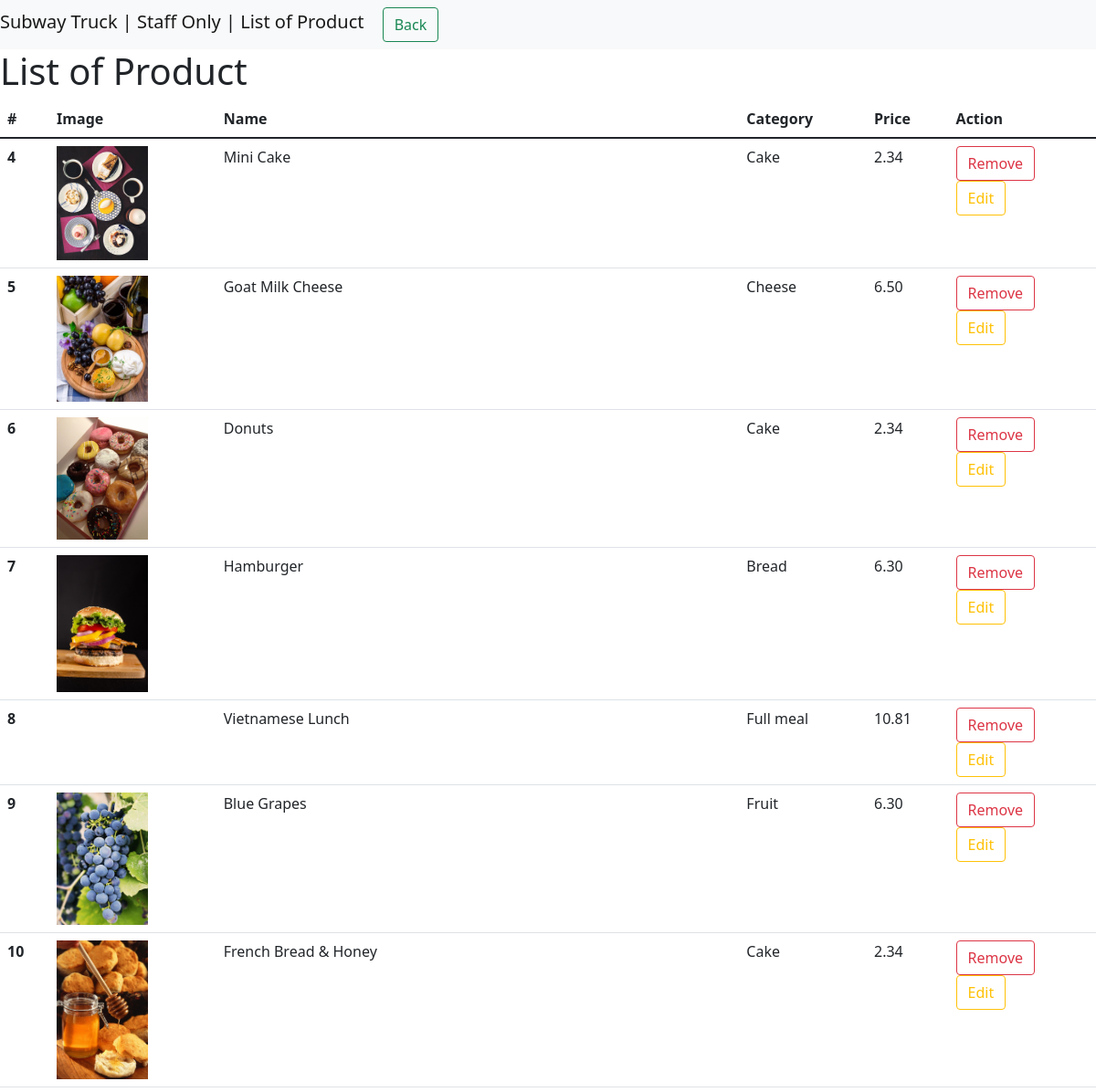
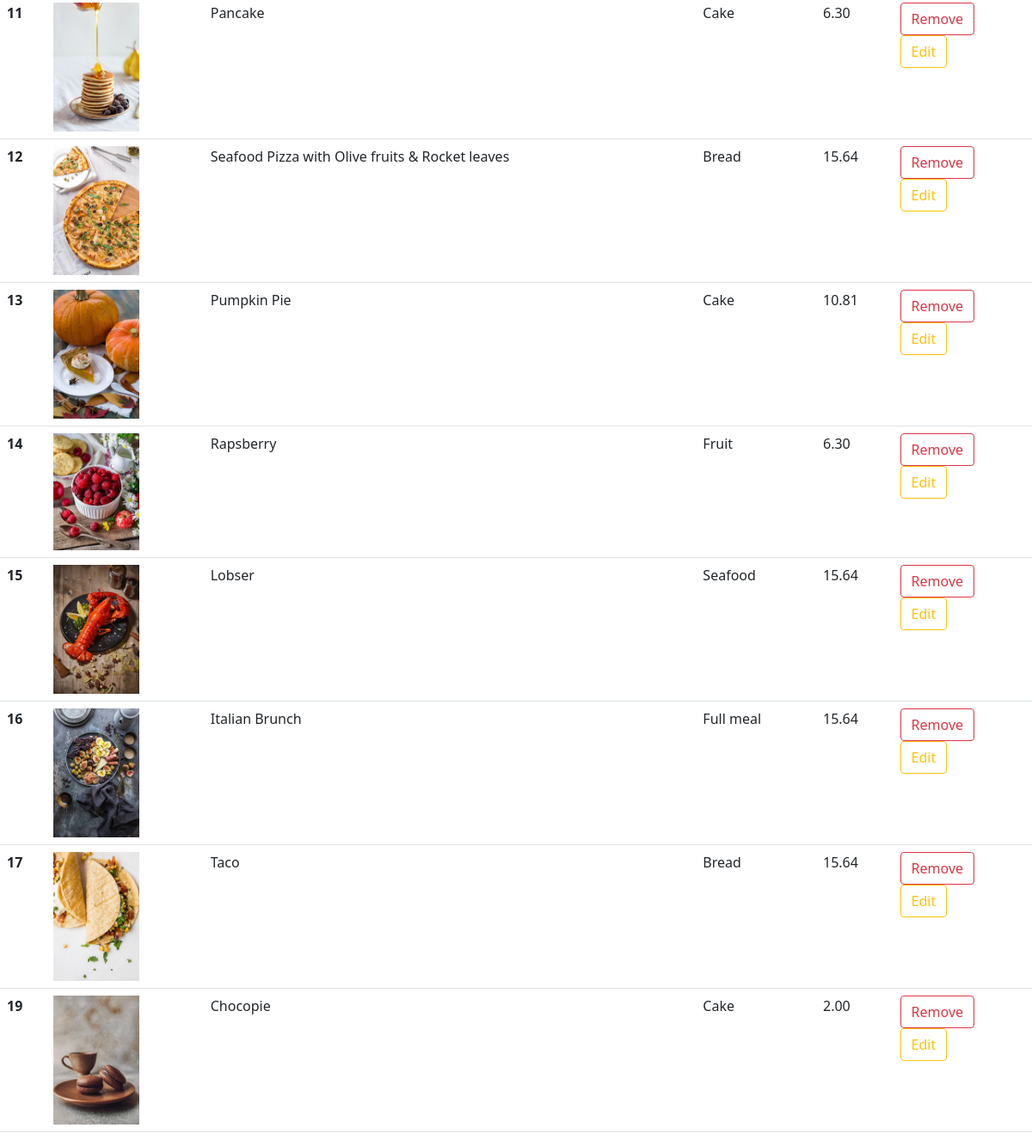
Screenshot of /list_of_product.php with the database file from the repository (2 pictures, top to bottom).
### tables this page shows
CREATE TABLE `food` (
  `id` int NOT NULL,
  `name` varchar(100) NOT NULL,
  `category` varchar(50) NOT NULL,
  `image` varchar(255) NOT NULL,
  `price` decimal(10,2) NOT NULL
);

### list_of_product.php (the view, shortened to what this page needs)
<?php
include './config.php';
?>
<!DOCTYPE html>
<html lang="en">
<head>
   <link href="https://cdn.jsdelivr.net/npm/bootstrap@5.1.3/dist/css/bootstrap.min.css" rel="stylesheet">
   <link rel="stylesheet" href="./up_home_style.css">
</head>
<body>
   <nav class="navbar navbar-expand-lg navbar-light bg-light">
      <div class="container-fuild">
         <a class="navbar-brand" href="#">Subway Truck | Staff Only | List of Product</a>
         <a href="up_home.php" class="btn btn-outline-success" role="button">Back</a>
      </div>
   </nav>
   <h1>List of Product</h1>
   <table class="table">
      <thead>
         <tr>
            <th scope="col">#</th>
            <th scope="col">Image</th>
            <th scope="col">Name</th>
            <th scope="col">Category</th>
            <th scope="col">Price</th>
            <th scope="col">Action</th>
         </tr>
      </thead>
      <tbody>
         <?php
         $select_query = "SELECT * FROM food";
         $result = mysqli_query($conn, $select_query);
         while ($row = mysqli_fetch_assoc($result)) { ?>
            <tr>
               <th scope="row"><?= $row['id']; ?></th>
               <td><img width="100px" src="./uploads/<?= $row['image']; ?>" alt=""></td>
               <td><?= $row['name']; ?></td>
               <td><?= $row['category']; ?></td>
               <td><?= $row['price']; ?></td>
               <td>
                  <a href="./list_of_product.php?remove=action&item_id=<?= $row['id']; ?>" role="button" class="btn btn-outline-danger">Remove</a>
                  <form action="./edit.php?original_id=<?= $row['id']; ?>&original_name=<?= $row['name']; ?>&original_category=<?= $row['category']; ?>&original_price=<?= $row['price']; ?>" method="post">
                     <input type="submit" class="btn btn-outline-warning" value="Edit">
                  </form>
               </td>
            </tr>
         <?php
         }
         ?>
      </tbody>
   </table>
</body>
</html>

### rows the page displays
food: id "4", image (picture), name "Mini Cake", category "Cake", price "2.34"
food: id "5", image (picture), name "Goat Milk Cheese", category "Cheese", price "6.50"
food: id "6", image (picture), name "Donuts", category "Cake", price "2.34"
food: id "7", image (picture), name "Hamburger", category "Bread", price "6.30"
food: id "8", name "Vietnamese Lunch", category "Full meal", price "10.81"
food: id "9", image (picture), name "Blue Grapes", category "Fruit", price "6.30"
food: id "10", image (picture), name "French Bread & Honey", category "Cake", price "2.34"
food: id "11", image (picture), name "Pancake", category "Cake", price "6.30"
food: id "12", image (picture), name "Seafood Pizza with Olive fruits & Rocket leaves", category "Bread", price "15.64"
food: id "13", image (picture), name "Pumpkin Pie", category "Cake", price "10.81"
food: id "14", image (picture), name "Rapsberry", category "Fruit", price "6.30"
food: id "15", image (picture), name "Lobser", category "Seafood", price "15.64"
food: id "16", image (picture), name "Italian Brunch", category "Full meal", price "15.64"
food: id "17", image (picture), name "Taco", category "Bread", price "15.64"
food: id "19", image (picture), name "Chocopie", category "Cake", price "2.00"
